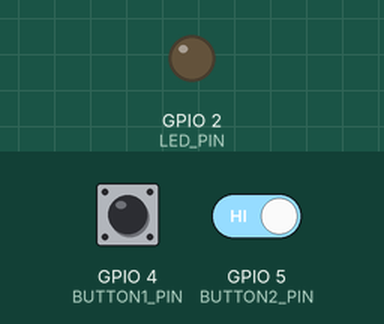
The sketch below on a simulated ESP32. Parts: output pins drawn as LEDs (lit = HIGH). The inputs (shaded band) are chosen by the test bench; at power-on: GPIO 4 (BUTTON1_PIN) HIGH, GPIO 5 (BUTTON2_PIN) HIGH. What the sketch prints to the serial monitor is not drawn.

Above: at 1.2 s.
1.3 s: GPIO 4 (BUTTON1_PIN) pulled LOW for 0.15 s
2.9 s: GPIO 4 (BUTTON1_PIN) driven LOW and GPIO 5 (BUTTON2_PIN) driven LOW
Timing chart, 0 to 5.9 s (numbered marks = the images above; inputs shaded):
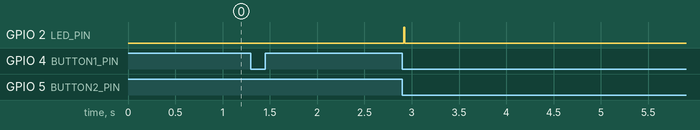

Measured:
- after the input at 2.9 s, GPIO 2 (LED_PIN): LOW → HIGH at once, → LOW 0.01 s later

The sketch:

lab_3_two_condition_on_led.ino
```cpp
#include "Arduino.h"

#define BUTTON1_PIN 4
#define BUTTON2_PIN 5
#define LED_PIN     2

EventGroupHandle_t xEventGroup;

#define BTN1_BIT   (1 << 0)
#define BTN2_BIT   (1 << 1)


void vButton1Task(void *pvParameters)
{
  uint8_t laststate =HIGH;
  uint8_t currentstate ;
  while (1)
    {
        currentstate =digitalRead(BUTTON1_PIN);
        if (currentstate == LOW && laststate== HIGH )
        {
            xEventGroupSetBits(xEventGroup, BTN1_BIT);
            Serial.println("button 1 set");
        }
        else
        {
            xEventGroupClearBits(xEventGroup, BTN1_BIT);
            Serial.println("button 1 clear");
        }

         laststate = currentstate;
        vTaskDelay(pdMS_TO_TICKS(10));
    }
}

void vButton2Task(void *pvParameters)
{
  uint8_t laststate =HIGH;
  uint8_t currentstate ;
  while (1)
    {
      currentstate =digitalRead(BUTTON2_PIN);
        if (currentstate == LOW && laststate== HIGH )
        {
            xEventGroupSetBits(xEventGroup, BTN2_BIT);
            Serial.println("button 2 set");
        }
         else
        {
            xEventGroupClearBits(xEventGroup, BTN2_BIT);
            Serial.println("button 2 clear");
        }
        laststate = currentstate;
        vTaskDelay(pdMS_TO_TICKS(10));
    }
}
void vLedTask(void *pvParameters)
{
    while (1)
    {
         vTaskDelay(pdMS_TO_TICKS(5));
         EventBits_t uxBits = xEventGroupGetBits(xEventGroup);
//        // Step 2: Both bits became ON → wait 1ms
//        vTaskDelay(pdMS_TO_TICKS(1));
//
//        // Step 3: Check again if bits STILL ON after 1ms
//        uxBits = xEventGroupGetBits(xEventGroup);

        if ((uxBits & (BTN1_BIT | BTN2_BIT)) == (BTN1_BIT | BTN2_BIT))
        {
            digitalWrite(LED_PIN, HIGH);
            Serial.println("LED ON");
        }
        else
        {
            digitalWrite(LED_PIN, LOW);
            Serial.println("LED OFF");
        }
    }
}

void setup()
{
    Serial.begin(115200);
    pinMode(LED_PIN, OUTPUT);
    pinMode(BUTTON1_PIN, INPUT_PULLUP);
    pinMode(BUTTON2_PIN, INPUT_PULLUP);
    // Create Event Group
    xEventGroup = xEventGroupCreate();
    // Create tasks
    xTaskCreate(vButton1Task, "BTN1", 1024, NULL, 1, NULL);
    xTaskCreate(vButton2Task, "BTN2", 1024, NULL, 1, NULL);
    xTaskCreate(vLedTask,    "LED",  1024, NULL, 1, NULL);

}

void loop()
{
}
```
